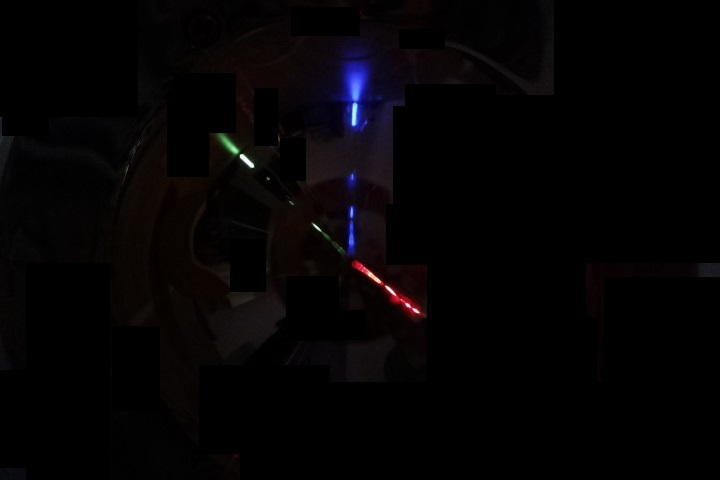
#> input picture Map/BeaconPhoto/(0,0).jpg, 720 x 480 px
$ python -i beacon.py   (imports and definitions only)
#> lines starting #> are read from the running program, lines starting #| are printed output that depends on the picture; after the words box and inside, x2 and y2 are one past the last pixel; in counts of white or black regions, pixels touching at a corner belong together
import cv2
import numpy as np
import math


center_cone_x =  369
center_cone_y = 262
RedLed = (0,0)
GreenLed = (3000,3000)
BlueLed = (0,3000)
YellowLed = (3000,0)

g_low = (36, 75, 75)
g_high = (70, 255,255)
b_low = (0, 100, 100)
b_high = (15, 255,255)
r_low = (105, 75, 75)
r_high = (130, 255,255)


def extract_channel(img):

    img = cv2.GaussianBlur(img,(5,5),0)

    ## convert to hsv
    hsv = cv2.cvtColor(img, cv2.COLOR_RGB2HSV)

    mask_g = cv2.inRange(hsv,g_low ,g_high )
    mask_b = cv2.inRange(hsv, b_low, b_high)
    mask_r = cv2.inRange(hsv, r_low, r_high)

    #gray = cv2.cvtColor(img,cv2.COLOR_BGR2GRAY)


    ## slice the green
    imask_r = mask_r>0
    imask_g = mask_g>0
    imask_b = mask_b>0


    green = np.zeros_like(img, np.uint8)
    red = np.zeros_like(img, np.uint8)
    blue = np.zeros_like(img, np.uint8)


    red[imask_r] = img[imask_r]
    green[imask_g] = img[imask_g]
    blue[imask_b] = img[imask_b]

    ## save

    image = np.zeros_like(img, np.uint8)
    image = red + blue +green
    channel = [red,green,blue]
    return channel , image


def center(channel,img,center_cone_x,center_cone_y):

    center_position = []
    color = [(0,0,255,),(0,255,0),(255,0,0)]
    # convert the grayscale image to binary image
    for i in range(len(channel)):
        gray = cv2.cvtColor(channel[i], cv2.COLOR_BGR2GRAY)

        gray_image = cv2.GaussianBlur(gray,(5,5),0)
        # find contours in the binary image
        contours, hierarchy = cv2.findContours(gray_image,cv2.RETR_TREE,cv2.CHAIN_APPROX_SIMPLE)
        c = contours[0]
        # calculate moments for each contour
        M = cv2.moments(c)

        # calculate x,y coordinate of center
        cX = int(M["m10"] / M["m00"])
        cY = int(M["m01"] / M["m00"])
        center_position.append([cX,cY])
        cv2.circle(img, (cX, cY), 5, (255, 255, 255), -1)
        cv2.line(img,(cX ,cY),(center_cone_x,center_cone_y),color[i], 2)

    cv2.line(img,(center_cone_x +200  ,center_cone_y  ),(center_cone_x,center_cone_y),[255,255,255], 1)


    cv2.circle(img, (center_cone_x, center_cone_y), 5, (255, 255, 255), -1)
    return center_position, img

def get_angles(center_position,center_cone_x,center_cone_y ):
    vec = []
    angle = []
    norm = []
    ref_vector = (200,0)
    ref_norm = math.sqrt(ref_vector[0]*ref_vector[0] + ref_vector[1]*ref_vector[1])
    for i in center_position:

        vec.append([i[0] - center_cone_x,i[1] - center_cone_y ])
    for i in vec:
        norm.append( math.sqrt(i[0]*i[0] + i[1]*i[1]) )


    for i in range(len(vec)):
        try:

            angle.append((math.atan2(ref_vector[1],ref_vector[0]) - math.atan2(vec[i][1],vec[i][0])))
        except:
            pass


    angle = np.array(angle)

    #angle = angle[np.nonzero(angle)]

    #RG RB GB


    return angle


def get_position(angle,RedLed,GreenLed,BlueLed):
    #Choose Balise GreenLed as origin
    x1 = RedLed[0] - GreenLed[0]

    y1 = RedLed[1] - GreenLed[1]

    x3 = BlueLed[0] - GreenLed[0]

    y3 = BlueLed[1] - GreenLed[1]

    x2 = GreenLed[0]

    y2 = GreenLed[1]


    t1 = 1/math.tan((angle[1] - angle[0] ))

    t2 = 1/math.tan((angle[2] - angle[1] ))

    t3 = (1-t1*t2)/(t1+t2)

    x12 = x1 + t1*y1
    y12 = y1 - t1*x1

    x23 = x3 + t2*y3
    y23 = y3+t2*x3

    x31 = (x3+x1) + t3*(y3 - y1)
    y31 = (y3 + y1) - t3*(x3-x1)


    k31 = x1*x3 + y1*y3 + t3*(x1*y3 - x3*y1)

    D = (x12 - x23 )*(y23 - y31) -(y12 - y23)*(x23 - x31)

    X =  x2 + (k31*(y12 - y23))/D
    Y = y2 + (k31*(x23 - x12))/D

    theta = math.atan2(y2 - Y , x2 - X)  - (angle[1])
    return X,Y , theta*(180/math.pi)


def beacon_main():
    #Grey Line is front of the robot
    #Green LED is the reference


    #Led positions


    raw_image = cv2.imread('BeaconPhoto/(0,0).jpg')
#> raw_image is the input picture: shape (480, 720, 3); mean B, G, R 4, 2.9, 4.5
    raw_image  = cv2.flip( raw_image, 1 )
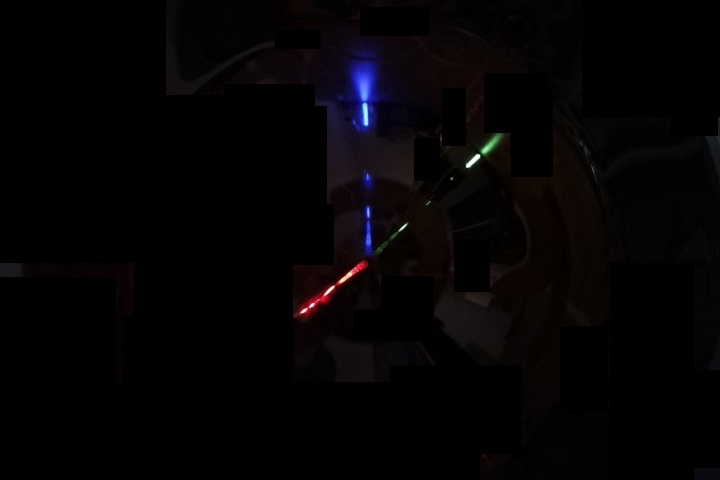
#> raw_image: shape (480, 720, 3); mean B, G, R 4, 2.9, 4.5
    cv2.imshow("Image", raw_image)

    cv2.waitKey(0)
    channel,img = extract_channel(raw_image)
#> in extract_channel, `hsv = cv2.cvtColor(img, cv2.COLOR_RGB2HSV)`: hsv: shape (480, 720, 3); mean H, S, V 38.7, 51, 5.7
#> in extract_channel, `mask_g = cv2.inRange(hsv,g_low ,g_high )`:
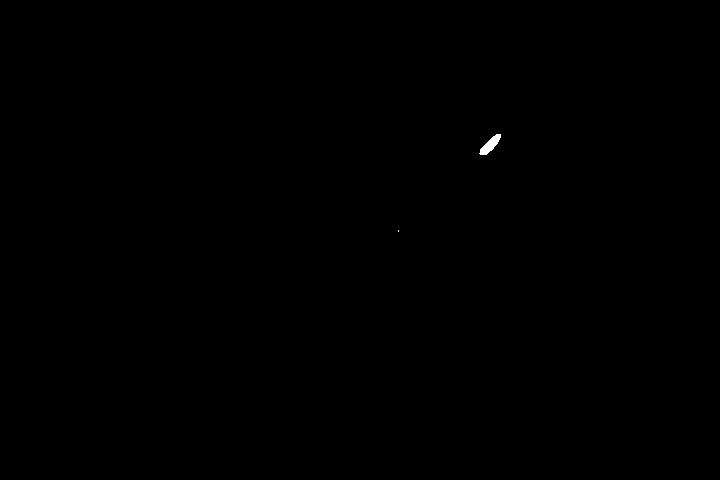
#> mask_g: shape (480, 720); 0.06% white; 2 white regions (1 under 20 px), largest, box (x1, y1, x2, y2) and area: (479, 134, 501, 155) 212
#> in extract_channel, `mask_b = cv2.inRange(hsv, b_low, b_high)`:
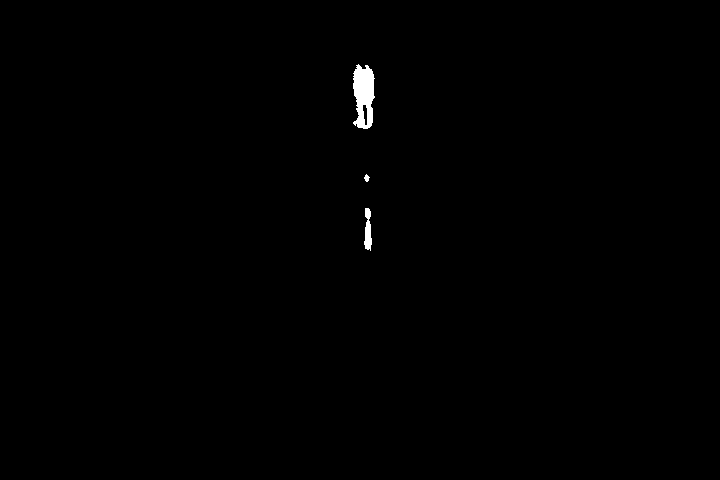
#> mask_b: shape (480, 720); 0.38% white; 3 white regions, box (x1, y1, x2, y2) and area: (353, 64, 375, 129) 1038, (364, 208, 372, 251) 233, (364, 174, 370, 182) 29
#> in extract_channel, `mask_r = cv2.inRange(hsv, r_low, r_high)`:
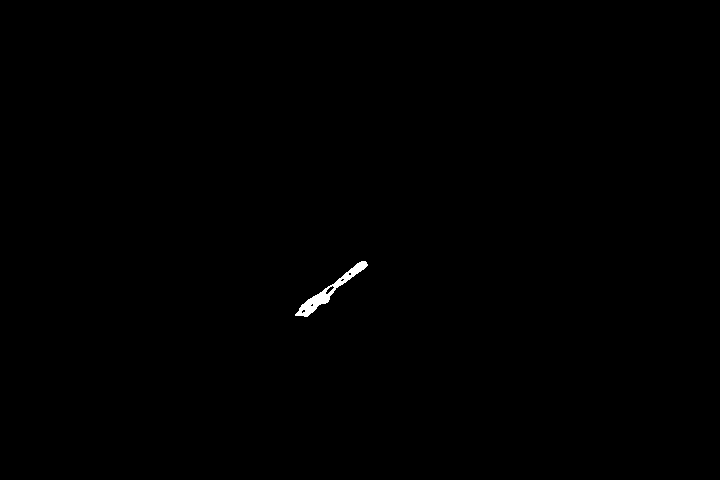
#> mask_r: shape (480, 720); 0.22% white; 1 white region, box (x1, y1, x2, y2) and area: (295, 261, 368, 317) 745
#> channel = 3 items


    center_position, r_img = center(channel,raw_image,center_cone_x,center_cone_y)
#> the loop in center, `for i in range(len(channel)):` made 3 passes
#> (cX, cY) on passes 1 to 3: (329, 290), (398, 230), (367, 229)
#> after the loop in center, `for i in range(len(channel)):`: center_position = [[329, 290], [398, 230], [367, 229]]
#> in center, `cv2.line(img,(center_cone_x +200  ,center_cone_y  ),(center_cone_x,cen..`:
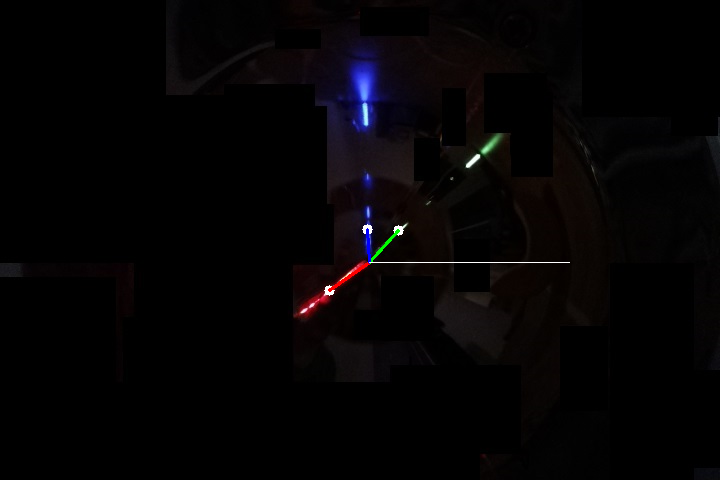
#> img: shape (480, 720, 3); mean B, G, R 4.2, 3.2, 4.8
#> in center, `cv2.circle(img, (center_cone_x, center_cone_y), 5, (255, 255, 255), -1)`: img: shape (480, 720, 3); 0.02% of pixels changed, all inside (x1, y1, x2, y2) = (364, 257, 374, 268)
#> center_position = [[329, 290], [398, 230], [367, 229]]


    angle = get_angles(center_position,center_cone_x,center_cone_y )
#> the loop in get_angles, `for i in center_position: ` made 3 passes
#> after the loop in get_angles, `for i in center_position:`: vec = [[-40, 28], [29, -32], [-2, -33]]
#> the loop in get_angles, `for i in vec:` made 3 passes
#> after the loop in get_angles, `for i in vec:`: norm = [48.83, 43.19, 33.06]
#> the loop in get_angles, `for i in range(len(vec)):` made 3 passes
#> after the loop in get_angles, `for i in range(len(vec)):`: angle = [-2.53, 0.835, 1.63]
#> angle = [-2.53, 0.835, 1.63]
    cv2.imshow("Image", r_img)

    cv2.waitKey(0)


    return get_position(angle,RedLed,GreenLed,BlueLed)
#> in get_position, `t1 = 1/math.tan((angle[1] - angle[0] ))`: t1 = 4.39
#> in get_position, `t2 = 1/math.tan((angle[2] - angle[1] ))`: t2 = 0.977
#> in get_position, `t3 = (1-t1*t2)/(t1+t2)`: t3 = -0.613
#> in get_position, `x12 = x1 + t1*y1`: x12 = -16179.5
#> in get_position, `y12 = y1 - t1*x1`: y12 = 10179.5
#> in get_position, `x23 = x3 + t2*y3`: x23 = -3000
#> in get_position, `y23 = y3+t2*x3`: y23 = -2932.4
#> in get_position, `x31 = (x3+x1) + t3*(y3 - y1)`: x31 = -7840.1
#> in get_position, `y31 = (y3 + y1) - t3*(x3-x1)`: y31 = -3000
#> in get_position, `k31 = x1*x3 + y1*y3 + t3*(x1*y3 - x3*y1)`: k31 = 14520348.8
#> in get_position, `D = (x12 - x23 )*(y23 - y31) -(y12 - y23)*(x23 - x31)`: D = -64353831.8
#> in get_position, `X =  x2 + (k31*(y12 - y23))/D`: X = 41.52
#> in get_position, `Y = y2 + (k31*(x23 - x12))/D`: Y = 26.27
#> in get_position, `theta = math.atan2(y2 - Y , x2 - X)  - (angle[1])`: theta = -0.0466


#print(beacon_main())


>>> result = beacon_main()
#> result = (41.52, 26.27, -2.67)

$ run again, with Map/BeaconPhoto/(300,0).jpg copied over Map/BeaconPhoto/(0,0).jpg
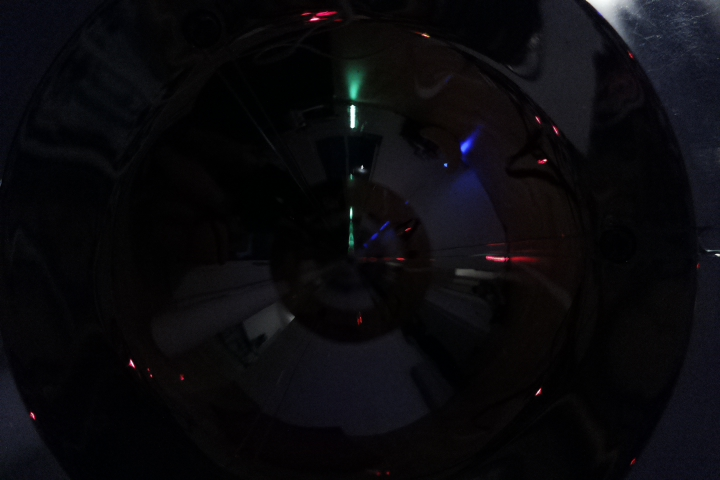
#> input picture Map/BeaconPhoto/(300,0).jpg, 720 x 480 px
#> in beacon_main, raw_image is the input picture: shape (480, 720, 3); mean B, G, R 13.1, 9.9, 10.6
#> hsv: shape (480, 720, 3); mean H, S, V 62.9, 89.9, 14
#> mask_g: shape (480, 720); 0.13% white; 8 white regions (5 under 20 px), largest, box (x1, y1, x2, y2) and area: (358, 72, 372, 101) 336, (366, 232, 371, 246) 55, (362, 107, 366, 129) 28
#> mask_b: shape (480, 720); 0.05% white; 4 white regions (3 under 20 px), largest, box (x1, y1, x2, y2) and area: (247, 138, 260, 155) 146
#> in extract_channel, `mask_r = cv2.inRange(hsv, r_low, r_high)`:
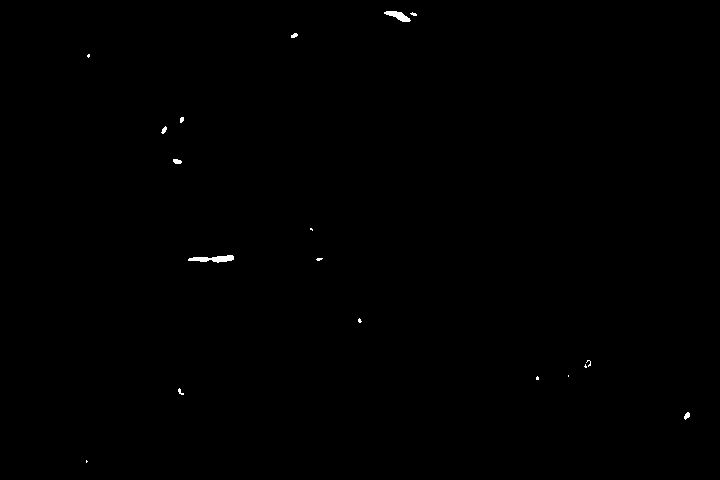
#> mask_r: shape (480, 720); 0.18% white; 18 white regions (10 under 20 px), largest, box (x1, y1, x2, y2) and area: (188, 255, 234, 263) 215, (384, 11, 411, 22) 152, (173, 159, 182, 164) 36
#> channel = 3 items
#> the loop in center, `for i in range(len(channel)):` made 3 passes
#> (cX, cY) on passes 1 to 3: (86, 460), (368, 237), (344, 236)
#> after the loop in center, `for i in range(len(channel)):`: center_position = [[86, 460], [368, 237], [344, 236]]
#> in center, `cv2.line(img,(center_cone_x +200  ,center_cone_y  ),(center_cone_x,cen..`:
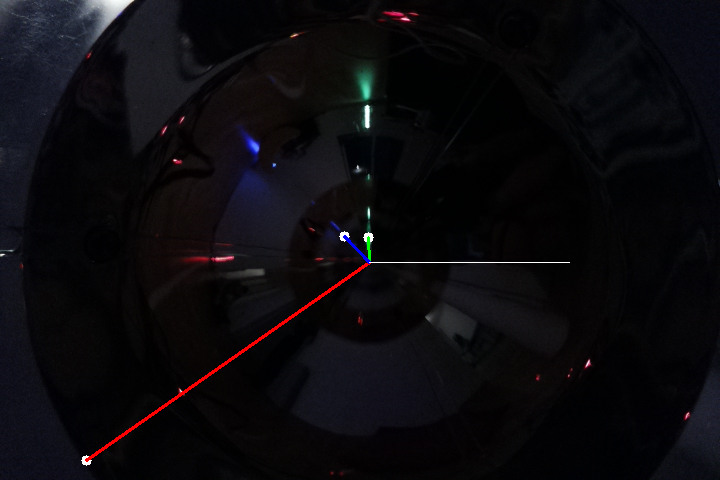
#> img: shape (480, 720, 3); mean B, G, R 13.4, 10.2, 11.6
#> the loop in get_angles, `for i in center_position: ` made 3 passes
#> after the loop in get_angles, `for i in center_position:`: vec = [[-283, 198], [-1, -25], [-25, -26]]
#> the loop in get_angles, `for i in vec:` made 3 passes
#> after the loop in get_angles, `for i in vec:`: norm = [345.4, 25.02, 36.07]
#> the loop in get_angles, `for i in range(len(vec)):` made 3 passes
#> after the loop in get_angles, `for i in range(len(vec)):`: angle = [-2.53, 1.61, 2.34]
#> t1 = 0.642
#> t2 = 1.13
#> t3 = 0.157
#> x12 = -4925.1
#> y12 = -1074.9
#> x23 = -3000
#> y23 = -3380.6
#> x31 = -5530.3
#> y31 = -3000
#> k31 = 7590916.5
#> D = -5101378.6
#> X = -430.9
#> Y = 135.5
#> theta = -0.915
#> result = (-430.9, 135.5, -52.43)

$ run again, with Map/BeaconPhoto/(300,0)2.jpg copied over Map/BeaconPhoto/(0,0).jpg
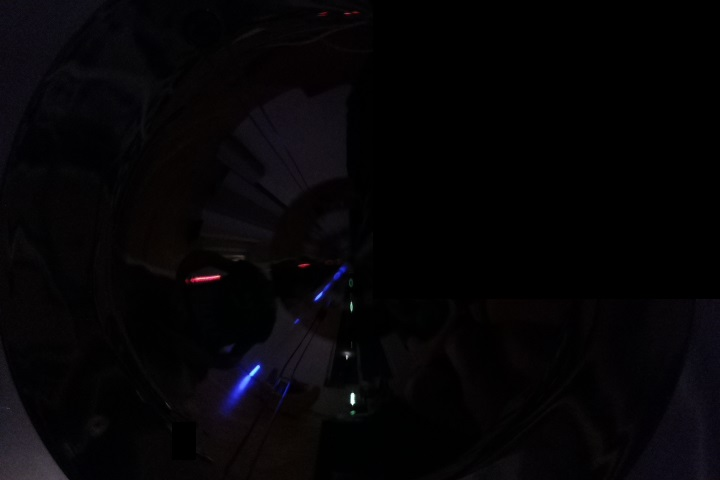
#> input picture Map/BeaconPhoto/(300,0)2.jpg, 720 x 480 px
#> in beacon_main, raw_image is the input picture: shape (480, 720, 3); mean B, G, R 6.4, 4.4, 5.6
#> in beacon_main, `raw_image  = cv2.flip( raw_image, 1 )`:
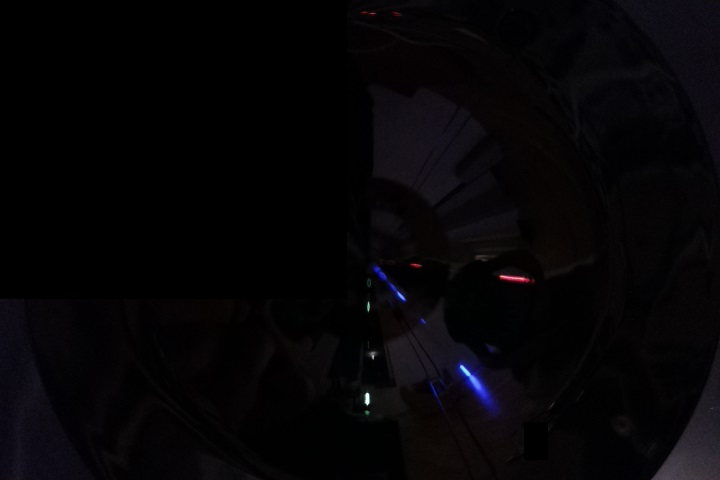
#> raw_image: shape (480, 720, 3); mean B, G, R 6.4, 4.4, 5.6
#> hsv: shape (480, 720, 3); mean H, S, V 67.1, 66.3, 7
#> mask_g: shape (480, 720); 0% white in thin lines or dots, all inside (x1, y1, x2, y2) = (366, 305, 368, 414)
#> mask_b: shape (480, 720); 0.18% white; 3 white regions, box (x1, y1, x2, y2) and area: (457, 363, 488, 401) 455, (390, 284, 406, 301) 89, (374, 267, 386, 280) 71
#> mask_r: shape (480, 720); 0.06% white; 2 white regions, box (x1, y1, x2, y2) and area: (499, 274, 530, 283) 170, (412, 264, 420, 267) 21
#> channel = 3 items
#> the loop in center, `for i in range(len(channel)):` made 3 passes
#> (cX, cY) on passes 1 to 3: (513, 278), (366, 412), (472, 380)
#> after the loop in center, `for i in range(len(channel)):`: center_position = [[513, 278], [366, 412], [472, 380]]
#> in center, `cv2.line(img,(center_cone_x +200  ,center_cone_y  ),(center_cone_x,cen..`:
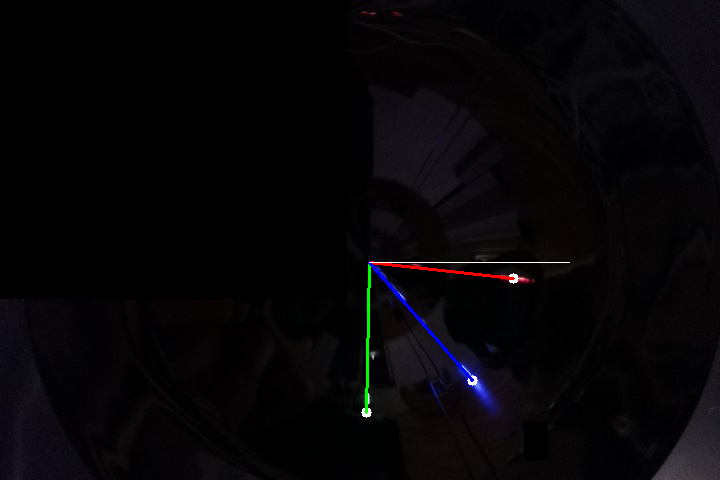
#> img: shape (480, 720, 3); mean B, G, R 6.8, 4.9, 6
#> the loop in get_angles, `for i in center_position: ` made 3 passes
#> after the loop in get_angles, `for i in center_position:`: vec = [[144, 16], [-3, 150], [103, 118]]
#> the loop in get_angles, `for i in vec:` made 3 passes
#> after the loop in get_angles, `for i in vec:`: norm = [144.9, 150, 156.6]
#> the loop in get_angles, `for i in range(len(vec)):` made 3 passes
#> after the loop in get_angles, `for i in range(len(vec)):`: angle = [-0.111, -1.59, -0.853]
#> t1 = -0.0909
#> t2 = 1.1
#> t3 = 1.09
#> x12 = -2727.3
#> y12 = -3272.7
#> x23 = -3000
#> y23 = -3301.3
#> x31 = -2731
#> y31 = -3000
#> k31 = -807090.7
#> D = -74485.6
#> X = 3309.1
#> Y = 44.86
#> theta = 3.27
#> result = (3309.1, 44.86, 187.1)
